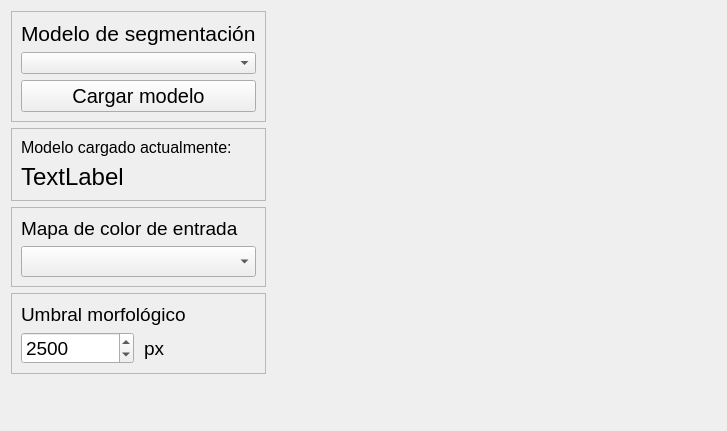
        <widget class="QWidget" name="tab_3">
         <attribute name="title">
          <string>Configuración</string>
         </attribute>
         <layout class="QGridLayout" name="gridLayout_7">
          <item row="0" column="0" rowspan="2">
           <widget class="QFrame" name="modelFrame">
            <property name="frameShape">
             <enum>QFrame::StyledPanel</enum>
            </property>
            <property name="frameShadow">
             <enum>QFrame::Raised</enum>
            </property>
            <layout class="QVBoxLayout" name="verticalLayout_10">
             <item>
              <widget class="QLabel" name="label_12">
               <property name="font">
                <font>
                 <pointsize>16</pointsize>
                </font>
               </property>
               <property name="text">
                <string>Modelo de segmentación</string>
               </property>
              </widget>
             </item>
             <item>
              <widget class="QComboBox" name="modelComboBox"/>
             </item>
             <item>
              <widget class="QPushButton" name="loadModelButton">
               <property name="font">
                <font>
                 <pointsize>15</pointsize>
                </font>
               </property>
               <property name="text">
                <string>Cargar modelo</string>
               </property>
               <property name="shortcut">
                <string>Ctrl+L</string>
               </property>
              </widget>
             </item>
            </layout>
           </widget>
          </item>
          <item row="5" column="0" rowspan="2">
           <spacer name="verticalSpacer">
            <property name="orientation">
             <enum>Qt::Vertical</enum>
            </property>
            <property name="sizeHint" stdset="0">
             <size>
              <width>20</width>
              <height>40</height>
             </size>
            </property>
           </spacer>
          </item>
          <item row="2" column="0">
           <widget class="QFrame" name="frame_3">
            <property name="frameShape">
             <enum>QFrame::StyledPanel</enum>
            </property>
            <property name="frameShadow">
             <enum>QFrame::Raised</enum>
            </property>
            <layout class="QVBoxLayout" name="verticalLayout_13">
             <item>
              <widget class="QLabel" name="label">
               <property name="font">
                <font>
                 <pointsize>12</pointsize>
                </font>
               </property>
               <property name="text">
                <string>Modelo cargado actualmente:</string>
               </property>
              </widget>
             </item>
             <item>
              <widget class="QLabel" name="loadedModelLabel">
               <property name="font">
                <font>
                 <pointsize>18</pointsize>
                </font>
               </property>
               <property name="text">
                <string>TextLabel</string>
               </property>
              </widget>
             </item>
            </layout>
           </widget>
          </item>
          <item row="4" column="0">
           <widget class="QFrame" name="frame_7">
            <property name="frameShape">
             <enum>QFrame::StyledPanel</enum>
            </property>
            <property name="frameShadow">
             <enum>QFrame::Raised</enum>
            </property>
            <layout class="QVBoxLayout" name="verticalLayout_11">
             <item>
              <widget class="QLabel" name="label_18">
               <property name="font">
                <font>
                 <pointsize>14</pointsize>
                </font>
               </property>
               <property name="text">
                <string>Umbral morfológico</string>
               </property>
              </widget>
             </item>
             <item>
              <layout class="QHBoxLayout" name="horizontalLayout_12" stretch="0,0">
               <property name="spacing">
                <number>10</number>
               </property>
               <property name="rightMargin">
                <number>0</number>
               </property>
               <item>
                <widget class="QSpinBox" name="morphoSpinBox">
                 <property name="font">
                  <font>
                   <pointsize>14</pointsize>
                  </font>
                 </property>
                 <property name="minimum">
                  <number>200</number>
                 </property>
                 <property name="maximum">
                  <number>7500</number>
                 </property>
                 <property name="value">
                  <number>2500</number>
                 </property>
                </widget>
               </item>
               <item>
                <widget class="QLabel" name="label_19">
                 <property name="font">
                  <font>
                   <pointsize>14</pointsize>
                  </font>
                 </property>
                 <property name="text">
                  <string>px</string>
                 </property>
                 <property name="alignment">
                  <set>Qt::AlignLeading|Qt::AlignLeft|Qt::AlignVCenter</set>
                 </property>
                </widget>
               </item>
              </layout>
             </item>
            </layout>
           </widget>
          </item>
          <item row="0" column="1">
           <spacer name="horizontalSpacer_2">
            <property name="orientation">
             <enum>Qt::Horizontal</enum>
            </property>
            <property name="sizeType">
             <enum>QSizePolicy::Fixed</enum>
            </property>
            <property name="sizeHint" stdset="0">
             <size>
              <width>450</width>
              <height>20</height>
             </size>
            </property>
           </spacer>
          </item>
          <item row="3" column="0">
           <widget class="QFrame" name="frame_5">
            <property name="frameShape">
             <enum>QFrame::StyledPanel</enum>
            </property>
            <property name="frameShadow">
             <enum>QFrame::Raised</enum>
            </property>
            <layout class="QVBoxLayout" name="verticalLayout_12">
             <item>
              <widget class="QLabel" name="label_14">
               <property name="font">
                <font>
                 <pointsize>14</pointsize>
                </font>
               </property>
               <property name="text">
                <string>Mapa de color de entrada</string>
               </property>
              </widget>
             </item>
             <item>
              <widget class="QComboBox" name="inputColormapComboBox">
               <property name="font">
                <font>
                 <pointsize>14</pointsize>
                </font>
               </property>
              </widget>
             </item>
            </layout>
           </widget>
          </item>
         </layout>
        </widget>
